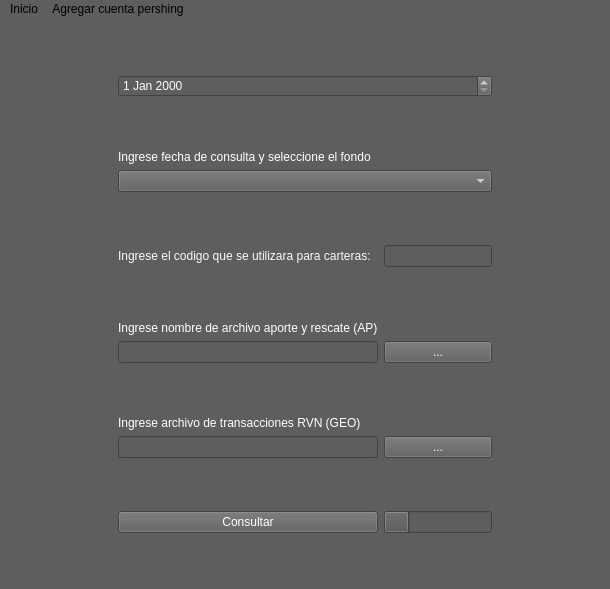
<?xml version="1.0" encoding="UTF-8"?>
<ui version="4.0">
 <class>MainW</class>
 <widget class="QMainWindow" name="MainW">
  <property name="geometry">
   <rect>
    <x>0</x>
    <y>0</y>
    <width>610</width>
    <height>589</height>
   </rect>
  </property>
  <property name="font">
   <font>
    <weight>75</weight>
    <bold>true</bold>
   </font>
  </property>
  <property name="mouseTracking">
   <bool>false</bool>
  </property>
  <property name="windowTitle">
   <string>Consultas...</string>
  </property>
  <property name="windowIcon">
   <iconset>
    <normaloff>icon.ico</normaloff>icon.ico</iconset>
  </property>
  <property name="windowOpacity">
   <double>9.000000000000000</double>
  </property>
  <property name="styleSheet">
   <string notr="true">background-color: rgb(94, 94, 94);</string>
  </property>
  <widget class="QWidget" name="password">
   <layout class="QGridLayout" name="gridLayout">
    <item row="10" column="1">
     <spacer name="verticalSpacer_7">
      <property name="orientation">
       <enum>Qt::Vertical</enum>
      </property>
      <property name="sizeHint" stdset="0">
       <size>
        <width>20</width>
        <height>40</height>
       </size>
      </property>
     </spacer>
    </item>
    <item row="15" column="1">
     <widget class="QLabel" name="label_3">
      <property name="styleSheet">
       <string notr="true">color: rgb(255, 255, 255);</string>
      </property>
      <property name="text">
       <string>Ingrese archivo de transacciones RVN (GEO)</string>
      </property>
     </widget>
    </item>
    <item row="16" column="2">
     <widget class="QPushButton" name="pathgeo">
      <property name="styleSheet">
       <string notr="true">color: rgb(255, 255, 255);</string>
      </property>
      <property name="text">
       <string>...</string>
      </property>
     </widget>
    </item>
    <item row="17" column="1">
     <spacer name="verticalSpacer_6">
      <property name="orientation">
       <enum>Qt::Vertical</enum>
      </property>
      <property name="sizeHint" stdset="0">
       <size>
        <width>20</width>
        <height>40</height>
       </size>
      </property>
     </spacer>
    </item>
    <item row="13" column="1">
     <widget class="QLineEdit" name="AP"/>
    </item>
    <item row="0" column="1">
     <spacer name="verticalSpacer_2">
      <property name="orientation">
       <enum>Qt::Vertical</enum>
      </property>
      <property name="sizeHint" stdset="0">
       <size>
        <width>20</width>
        <height>40</height>
       </size>
      </property>
     </spacer>
    </item>
    <item row="13" column="3">
     <spacer name="horizontalSpacer_2">
      <property name="orientation">
       <enum>Qt::Horizontal</enum>
      </property>
      <property name="sizeHint" stdset="0">
       <size>
        <width>40</width>
        <height>20</height>
       </size>
      </property>
     </spacer>
    </item>
    <item row="14" column="1">
     <spacer name="verticalSpacer_5">
      <property name="orientation">
       <enum>Qt::Vertical</enum>
      </property>
      <property name="sizeHint" stdset="0">
       <size>
        <width>20</width>
        <height>40</height>
       </size>
      </property>
     </spacer>
    </item>
    <item row="4" column="1">
     <spacer name="verticalSpacer_3">
      <property name="orientation">
       <enum>Qt::Vertical</enum>
      </property>
      <property name="sizeHint" stdset="0">
       <size>
        <width>20</width>
        <height>40</height>
       </size>
      </property>
     </spacer>
    </item>
    <item row="1" column="1" colspan="2">
     <widget class="QDateEdit" name="Fecha">
      <property name="styleSheet">
       <string notr="true">color: rgb(255, 255, 255);</string>
      </property>
     </widget>
    </item>
    <item row="13" column="0">
     <spacer name="horizontalSpacer">
      <property name="orientation">
       <enum>Qt::Horizontal</enum>
      </property>
      <property name="sizeHint" stdset="0">
       <size>
        <width>40</width>
        <height>20</height>
       </size>
      </property>
     </spacer>
    </item>
    <item row="12" column="1">
     <widget class="QLabel" name="label">
      <property name="styleSheet">
       <string notr="true">color: rgb(255, 255, 255);</string>
      </property>
      <property name="text">
       <string>Ingrese nombre de archivo aporte y rescate (AP)</string>
      </property>
     </widget>
    </item>
    <item row="7" column="1">
     <spacer name="verticalSpacer_4">
      <property name="orientation">
       <enum>Qt::Vertical</enum>
      </property>
      <property name="sizeHint" stdset="0">
       <size>
        <width>20</width>
        <height>40</height>
       </size>
      </property>
     </spacer>
    </item>
    <item row="18" column="2">
     <widget class="QProgressBar" name="progreso">
      <property name="palette">
       <palette>
        <active>
         <colorrole role="WindowText">
          <brush brushstyle="SolidPattern">
           <color alpha="255">
            <red>94</red>
            <green>94</green>
            <blue>94</blue>
           </color>
          </brush>
         </colorrole>
         <colorrole role="Button">
          <brush brushstyle="SolidPattern">
           <color alpha="255">
            <red>94</red>
            <green>94</green>
            <blue>94</blue>
           </color>
          </brush>
         </colorrole>
         <colorrole role="Text">
          <brush brushstyle="SolidPattern">
           <color alpha="255">
            <red>94</red>
            <green>94</green>
            <blue>94</blue>
           </color>
          </brush>
         </colorrole>
         <colorrole role="ButtonText">
          <brush brushstyle="SolidPattern">
           <color alpha="255">
            <red>94</red>
            <green>94</green>
            <blue>94</blue>
           </color>
          </brush>
         </colorrole>
         <colorrole role="Base">
          <brush brushstyle="SolidPattern">
           <color alpha="255">
            <red>94</red>
            <green>94</green>
            <blue>94</blue>
           </color>
          </brush>
         </colorrole>
         <colorrole role="Window">
          <brush brushstyle="SolidPattern">
           <color alpha="255">
            <red>94</red>
            <green>94</green>
            <blue>94</blue>
           </color>
          </brush>
         </colorrole>
         <colorrole role="Highlight">
          <brush brushstyle="SolidPattern">
           <color alpha="255">
            <red>94</red>
            <green>94</green>
            <blue>94</blue>
           </color>
          </brush>
         </colorrole>
         <colorrole role="HighlightedText">
          <brush brushstyle="SolidPattern">
           <color alpha="255">
            <red>94</red>
            <green>94</green>
            <blue>94</blue>
           </color>
          </brush>
         </colorrole>
         <colorrole role="Link">
          <brush brushstyle="SolidPattern">
           <color alpha="255">
            <red>94</red>
            <green>94</green>
            <blue>94</blue>
           </color>
          </brush>
         </colorrole>
         <colorrole role="LinkVisited">
          <brush brushstyle="SolidPattern">
           <color alpha="255">
            <red>94</red>
            <green>94</green>
            <blue>94</blue>
           </color>
          </brush>
         </colorrole>
         <colorrole role="AlternateBase">
          <brush brushstyle="SolidPattern">
           <color alpha="255">
            <red>94</red>
            <green>94</green>
            <blue>94</blue>
           </color>
          </brush>
         </colorrole>
         <colorrole role="NoRole">
          <brush brushstyle="SolidPattern">
           <color alpha="255">
            <red>94</red>
            <green>94</green>
            <blue>94</blue>
           </color>
          </brush>
         </colorrole>
         <colorrole role="ToolTipBase">
          <brush brushstyle="SolidPattern">
           <color alpha="255">
            <red>255</red>
            <green>255</green>
            <blue>220</blue>
           </color>
          </brush>
         </colorrole>
        </active>
        <inactive>
         <colorrole role="WindowText">
          <brush brushstyle="SolidPattern">
           <color alpha="255">
            <red>94</red>
            <green>94</green>
            <blue>94</blue>
           </color>
          </brush>
         </colorrole>
         <colorrole role="Button">
          <brush brushstyle="SolidPattern">
           <color alpha="255">
            <red>94</red>
            <green>94</green>
            <blue>94</blue>
           </color>
          </brush>
         </colorrole>
         <colorrole role="Text">
          <brush brushstyle="SolidPattern">
           <color alpha="255">
            <red>94</red>
            <green>94</green>
            <blue>94</blue>
           </color>
          </brush>
         </colorrole>
         <colorrole role="ButtonText">
          <brush brushstyle="SolidPattern">
           <color alpha="255">
            <red>94</red>
            <green>94</green>
            <blue>94</blue>
           </color>
          </brush>
         </colorrole>
         <colorrole role="Base">
          <brush brushstyle="SolidPattern">
           <color alpha="255">
            <red>94</red>
            <green>94</green>
            <blue>94</blue>
           </color>
          </brush>
         </colorrole>
         <colorrole role="Window">
          <brush brushstyle="SolidPattern">
           <color alpha="255">
            <red>94</red>
            <green>94</green>
            <blue>94</blue>
           </color>
          </brush>
         </colorrole>
         <colorrole role="Highlight">
          <brush brushstyle="SolidPattern">
           <color alpha="255">
            <red>94</red>
            <green>94</green>
            <blue>94</blue>
           </color>
          </brush>
         </colorrole>
         <colorrole role="HighlightedText">
          <brush brushstyle="SolidPattern">
           <color alpha="255">
            <red>94</red>
            <green>94</green>
            <blue>94</blue>
           </color>
          </brush>
         </colorrole>
         <colorrole role="Link">
          <brush brushstyle="SolidPattern">
           <color alpha="255">
            <red>94</red>
            <green>94</green>
            <blue>94</blue>
           </color>
          </brush>
         </colorrole>
         <colorrole role="LinkVisited">
          <brush brushstyle="SolidPattern">
           <color alpha="255">
            <red>94</red>
            <green>94</green>
            <blue>94</blue>
           </color>
          </brush>
         </colorrole>
         <colorrole role="AlternateBase">
          <brush brushstyle="SolidPattern">
           <color alpha="255">
            <red>94</red>
            <green>94</green>
            <blue>94</blue>
           </color>
          </brush>
         </colorrole>
         <colorrole role="NoRole">
          <brush brushstyle="SolidPattern">
           <color alpha="255">
            <red>94</red>
            <green>94</green>
            <blue>94</blue>
           </color>
          </brush>
         </colorrole>
         <colorrole role="ToolTipBase">
          <brush brushstyle="SolidPattern">
           <color alpha="255">
            <red>255</red>
            <green>255</green>
            <blue>220</blue>
           </color>
          </brush>
         </colorrole>
        </inactive>
        <disabled>
         <colorrole role="WindowText">
          <brush brushstyle="SolidPattern">
           <color alpha="255">
            <red>94</red>
            <green>94</green>
            <blue>94</blue>
           </color>
          </brush>
         </colorrole>
         <colorrole role="Button">
          <brush brushstyle="SolidPattern">
           <color alpha="255">
            <red>94</red>
            <green>94</green>
            <blue>94</blue>
           </color>
          </brush>
         </colorrole>
         <colorrole role="Text">
          <brush brushstyle="SolidPattern">
           <color alpha="255">
            <red>94</red>
            <green>94</green>
            <blue>94</blue>
           </color>
          </brush>
         </colorrole>
         <colorrole role="ButtonText">
          <brush brushstyle="SolidPattern">
           <color alpha="255">
            <red>94</red>
            <green>94</green>
            <blue>94</blue>
           </color>
          </brush>
         </colorrole>
         <colorrole role="Base">
          <brush brushstyle="SolidPattern">
           <color alpha="255">
            <red>94</red>
            <green>94</green>
            <blue>94</blue>
           </color>
          </brush>
         </colorrole>
         <colorrole role="Window">
          <brush brushstyle="SolidPattern">
           <color alpha="255">
            <red>94</red>
            <green>94</green>
            <blue>94</blue>
           </color>
          </brush>
         </colorrole>
         <colorrole role="Highlight">
          <brush brushstyle="SolidPattern">
           <color alpha="255">
            <red>94</red>
            <green>94</green>
            <blue>94</blue>
           </color>
          </brush>
         </colorrole>
         <colorrole role="HighlightedText">
          <brush brushstyle="SolidPattern">
           <color alpha="255">
            <red>94</red>
            <green>94</green>
            <blue>94</blue>
           </color>
          </brush>
         </colorrole>
         <colorrole role="Link">
          <brush brushstyle="SolidPattern">
           <color alpha="255">
            <red>94</red>
            <green>94</green>
            <blue>94</blue>
           </color>
          </brush>
         </colorrole>
         <colorrole role="LinkVisited">
          <brush brushstyle="SolidPattern">
           <color alpha="255">
            <red>94</red>
            <green>94</green>
            <blue>94</blue>
           </color>
          </brush>
         </colorrole>
         <colorrole role="AlternateBase">
          <brush brushstyle="SolidPattern">
           <color alpha="255">
            <red>94</red>
            <green>94</green>
            <blue>94</blue>
           </color>
          </brush>
         </colorrole>
         <colorrole role="NoRole">
          <brush brushstyle="SolidPattern">
           <color alpha="255">
            <red>94</red>
            <green>94</green>
            <blue>94</blue>
           </color>
          </brush>
         </colorrole>
         <colorrole role="ToolTipBase">
          <brush brushstyle="SolidPattern">
           <color alpha="255">
            <red>94</red>
            <green>94</green>
            <blue>94</blue>
           </color>
          </brush>
         </colorrole>
        </disabled>
       </palette>
      </property>
      <property name="styleSheet">
       <string notr="true">color: rgb(94, 94, 94);
alternate-background-color: rgb(94, 94, 94);
selection-color: rgb(94, 94, 94);
selection-background-color: rgb(94, 94, 94);
background-color: rgb(94, 94, 94);</string>
      </property>
      <property name="value">
       <number>24</number>
      </property>
      <property name="textVisible">
       <bool>true</bool>
      </property>
      <property name="orientation">
       <enum>Qt::Horizontal</enum>
      </property>
     </widget>
    </item>
    <item row="18" column="1">
     <widget class="QPushButton" name="Consulta">
      <property name="styleSheet">
       <string notr="true">color: rgb(255, 255, 255);</string>
      </property>
      <property name="text">
       <string>Consultar</string>
      </property>
     </widget>
    </item>
    <item row="16" column="1">
     <widget class="QLineEdit" name="GEO"/>
    </item>
    <item row="6" column="1" colspan="2">
     <widget class="QComboBox" name="ListFondos">
      <property name="styleSheet">
       <string notr="true">background-color: rgb(94, 94, 94);
color: rgb(255, 255, 255);</string>
      </property>
     </widget>
    </item>
    <item row="19" column="1">
     <spacer name="verticalSpacer">
      <property name="orientation">
       <enum>Qt::Vertical</enum>
      </property>
      <property name="sizeHint" stdset="0">
       <size>
        <width>20</width>
        <height>40</height>
       </size>
      </property>
     </spacer>
    </item>
    <item row="5" column="1">
     <widget class="QLabel" name="label_2">
      <property name="styleSheet">
       <string notr="true">color: rgb(255, 255, 255);</string>
      </property>
      <property name="text">
       <string>Ingrese fecha de consulta y seleccione el fondo</string>
      </property>
     </widget>
    </item>
    <item row="13" column="2">
     <widget class="QPushButton" name="pathap">
      <property name="styleSheet">
       <string notr="true">color: rgb(255, 255, 255);</string>
      </property>
      <property name="text">
       <string>...</string>
      </property>
     </widget>
    </item>
    <item row="8" column="1">
     <widget class="QLabel" name="label_4">
      <property name="styleSheet">
       <string notr="true">color: rgb(250, 250, 250);</string>
      </property>
      <property name="text">
       <string>Ingrese el codigo que se utilizara para carteras:</string>
      </property>
     </widget>
    </item>
    <item row="8" column="2">
     <widget class="QLineEdit" name="Codigo_Cartera"/>
    </item>
    <item row="8" column="3">
     <spacer name="horizontalSpacer_3">
      <property name="orientation">
       <enum>Qt::Horizontal</enum>
      </property>
      <property name="sizeHint" stdset="0">
       <size>
        <width>40</width>
        <height>20</height>
       </size>
      </property>
     </spacer>
    </item>
   </layout>
   <zorder>ListFondos</zorder>
   <zorder>label_2</zorder>
   <zorder>label_3</zorder>
   <zorder>GEO</zorder>
   <zorder>AP</zorder>
   <zorder>pathgeo</zorder>
   <zorder>Consulta</zorder>
   <zorder>pathap</zorder>
   <zorder>progreso</zorder>
   <zorder>horizontalSpacer_2</zorder>
   <zorder>Fecha</zorder>
   <zorder>verticalSpacer_3</zorder>
   <zorder>horizontalSpacer</zorder>
   <zorder>verticalSpacer_7</zorder>
   <zorder>label</zorder>
   <zorder>label_4</zorder>
   <zorder>Codigo_Cartera</zorder>
   <zorder>horizontalSpacer_3</zorder>
  </widget>
  <widget class="QMenuBar" name="menubar">
   <property name="geometry">
    <rect>
     <x>0</x>
     <y>0</y>
     <width>610</width>
     <height>21</height>
    </rect>
   </property>
   <widget class="QMenu" name="menuInicio">
    <property name="font">
     <font>
      <weight>75</weight>
      <bold>true</bold>
      <underline>false</underline>
     </font>
    </property>
    <property name="title">
     <string>Inicio</string>
    </property>
   </widget>
   <widget class="QMenu" name="menuagregar_cuenta_pershing">
    <property name="title">
     <string>Agregar cuenta pershing</string>
    </property>
    <addaction name="separator"/>
   </widget>
   <addaction name="menuInicio"/>
   <addaction name="menuagregar_cuenta_pershing"/>
  </widget>
 </widget>
 <tabstops>
  <tabstop>ListFondos</tabstop>
 </tabstops>
 <resources/>
 <connections/>
</ui>
